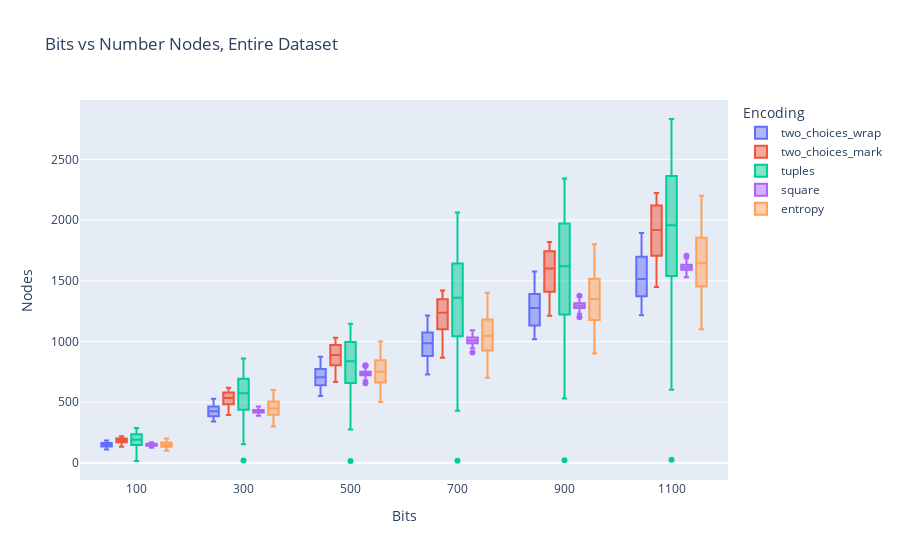
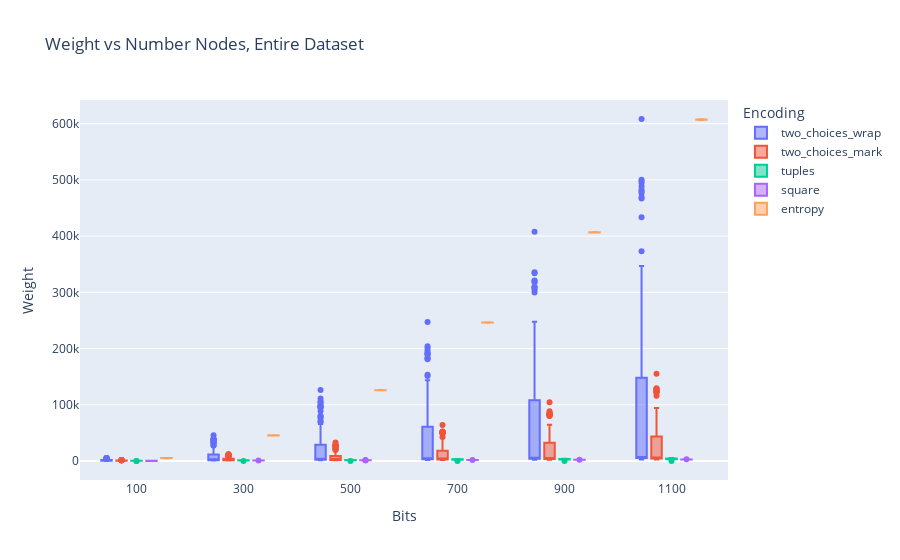
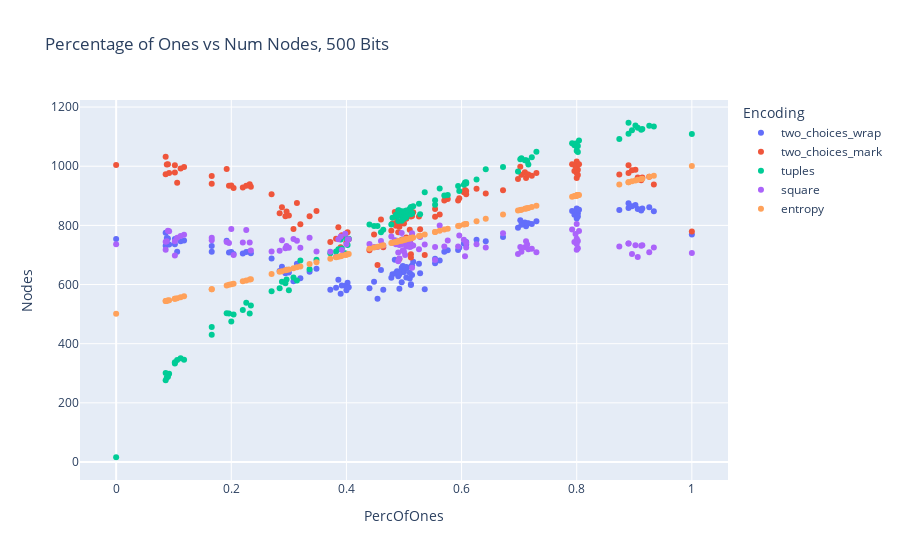
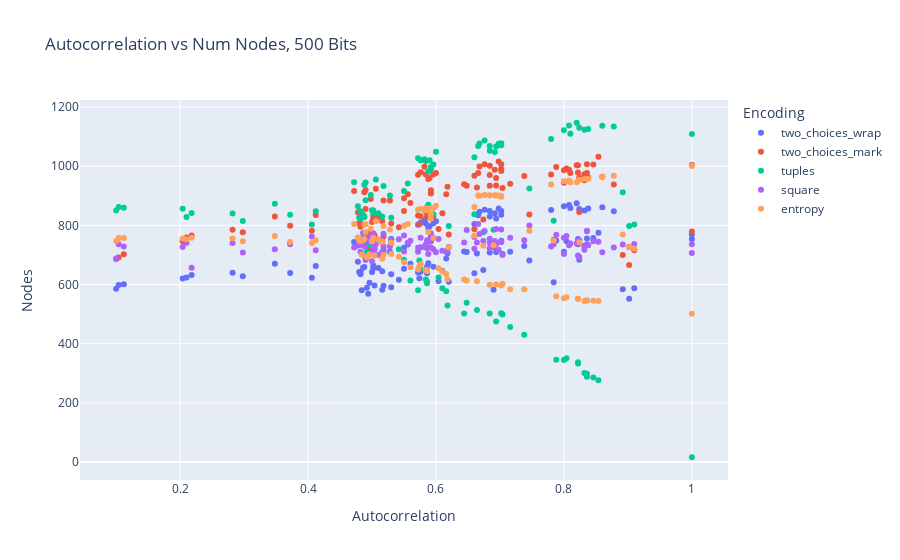

The code cell stored with these charts, in order, in its notebook:
### Markdown cell above
#### 4. Reports

### Code cell
fig = px.box(df, x="Bits", y="Nodes", color="Encoding", 
             title="Bits vs Number Nodes, Entire Dataset")
fig.show()

fig = px.box(df, x="Bits", y="Weight", color="Encoding", 
             title="Weight vs Number Nodes, Entire Dataset")
fig.show()

df_500 = df[df['Bits'] == 500] 
fig = px.scatter(df_500, x="PercOfOnes", y="Nodes", color="Encoding", 
             title="Percentage of Ones vs Num Nodes, 500 Bits")
fig.show()

fig = px.scatter(df_500, x="Autocorrelation", y="Nodes", color="Encoding", 
             title="Autocorrelation vs Num Nodes, 500 Bits")
fig.show()

### Figure 1 — Plotly figure (JSON) as saved in the notebook; plotly's stock layout.template omitted (floating-point values rounded to 4 significant figures; data arrays with more than 128 entries replaced by an {"elided": "..."} marker saying what was removed)
{"data": [{"alignmentgroup": "True", "hovertemplate": "Encoding=two_choices_wrap<br>Bits=%{x}<br>Nodes=%{y}<extra></extra>", "legendgroup": "two_choices_wrap", "marker": {"color": "#636efa"}, "name": "two_choices_wrap", "notched": false, "offsetgroup": "two_choices_wrap", "orientation": "v", "showlegend": true, "type": "box", "x": {"elided": "714 int values"}, "x0": " ", "xaxis": "x", "y": {"elided": "714 int values"}, "y0": " ", "yaxis": "y"}, {"alignmentgroup": "True", "hovertemplate": "Encoding=two_choices_mark<br>Bits=%{x}<br>Nodes=%{y}<extra></extra>", "legendgroup": "two_choices_mark", "marker": {"color": "#EF553B"}, "name": "two_choices_mark", "notched": false, "offsetgroup": "two_choices_mark", "orientation": "v", "showlegend": true, "type": "box", "x": {"elided": "714 int values"}, "x0": " ", "xaxis": "x", "y": {"elided": "714 int values"}, "y0": " ", "yaxis": "y"}, {"alignmentgroup": "True", "hovertemplate": "Encoding=tuples<br>Bits=%{x}<br>Nodes=%{y}<extra></extra>", "legendgroup": "tuples", "marker": {"color": "#00cc96"}, "name": "tuples", "notched": false, "offsetgroup": "tuples", "orientation": "v", "showlegend": true, "type": "box", "x": {"elided": "714 int values"}, "x0": " ", "xaxis": "x", "y": {"elided": "714 int values"}, "y0": " ", "yaxis": "y"}, {"alignmentgroup": "True", "hovertemplate": "Encoding=square<br>Bits=%{x}<br>Nodes=%{y}<extra></extra>", "legendgroup": "square", "marker": {"color": "#ab63fa"}, "name": "square", "notched": false, "offsetgroup": "square", "orientation": "v", "showlegend": true, "type": "box", "x": {"elided": "714 int values"}, "x0": " ", "xaxis": "x", "y": {"elided": "714 int values"}, "y0": " ", "yaxis": "y"}, {"alignmentgroup": "True", "hovertemplate": "Encoding=entropy<br>Bits=%{x}<br>Nodes=%{y}<extra></extra>", "legendgroup": "entropy", "marker": {"color": "#FFA15A"}, "name": "entropy", "notched": false, "offsetgroup": "entropy", "orientation": "v", "showlegend": true, "type": "box", "x": {"elided": "714 int values"}, "x0": " ", "xaxis": "x", "y": {"elided": "714 int values"}, "y0": " ", "yaxis": "y"}], "layout": {"boxmode": "group", "legend": {"title": {"text": "Encoding"}, "tracegroupgap": 0}, "title": {"text": "Bits vs Number Nodes, Entire Dataset"}, "xaxis": {"anchor": "y", "domain": [0, 1], "title": {"text": "Bits"}}, "yaxis": {"anchor": "x", "domain": [0, 1], "title": {"text": "Nodes"}}}}

### Figure 2 — Plotly figure (JSON) as saved in the notebook; plotly's stock layout.template omitted (floating-point values rounded to 4 significant figures; data arrays with more than 128 entries replaced by an {"elided": "..."} marker saying what was removed)
{"data": [{"alignmentgroup": "True", "hovertemplate": "Encoding=two_choices_wrap<br>Bits=%{x}<br>Weight=%{y}<extra></extra>", "legendgroup": "two_choices_wrap", "marker": {"color": "#636efa"}, "name": "two_choices_wrap", "notched": false, "offsetgroup": "two_choices_wrap", "orientation": "v", "showlegend": true, "type": "box", "x": {"elided": "714 int values"}, "x0": " ", "xaxis": "x", "y": {"elided": "714 int values"}, "y0": " ", "yaxis": "y"}, {"alignmentgroup": "True", "hovertemplate": "Encoding=two_choices_mark<br>Bits=%{x}<br>Weight=%{y}<extra></extra>", "legendgroup": "two_choices_mark", "marker": {"color": "#EF553B"}, "name": "two_choices_mark", "notched": false, "offsetgroup": "two_choices_mark", "orientation": "v", "showlegend": true, "type": "box", "x": {"elided": "714 int values"}, "x0": " ", "xaxis": "x", "y": {"elided": "714 int values"}, "y0": " ", "yaxis": "y"}, {"alignmentgroup": "True", "hovertemplate": "Encoding=tuples<br>Bits=%{x}<br>Weight=%{y}<extra></extra>", "legendgroup": "tuples", "marker": {"color": "#00cc96"}, "name": "tuples", "notched": false, "offsetgroup": "tuples", "orientation": "v", "showlegend": true, "type": "box", "x": {"elided": "714 int values"}, "x0": " ", "xaxis": "x", "y": {"elided": "714 int values"}, "y0": " ", "yaxis": "y"}, {"alignmentgroup": "True", "hovertemplate": "Encoding=square<br>Bits=%{x}<br>Weight=%{y}<extra></extra>", "legendgroup": "square", "marker": {"color": "#ab63fa"}, "name": "square", "notched": false, "offsetgroup": "square", "orientation": "v", "showlegend": true, "type": "box", "x": {"elided": "714 int values"}, "x0": " ", "xaxis": "x", "y": {"elided": "714 int values"}, "y0": " ", "yaxis": "y"}, {"alignmentgroup": "True", "hovertemplate": "Encoding=entropy<br>Bits=%{x}<br>Weight=%{y}<extra></extra>", "legendgroup": "entropy", "marker": {"color": "#FFA15A"}, "name": "entropy", "notched": false, "offsetgroup": "entropy", "orientation": "v", "showlegend": true, "type": "box", "x": {"elided": "714 int values"}, "x0": " ", "xaxis": "x", "y": {"elided": "714 int values"}, "y0": " ", "yaxis": "y"}], "layout": {"boxmode": "group", "legend": {"title": {"text": "Encoding"}, "tracegroupgap": 0}, "title": {"text": "Weight vs Number Nodes, Entire Dataset"}, "xaxis": {"anchor": "y", "domain": [0, 1], "title": {"text": "Bits"}}, "yaxis": {"anchor": "x", "domain": [0, 1], "title": {"text": "Weight"}}}}

### Figure 3 — Plotly figure (JSON) as saved in the notebook; plotly's stock layout.template omitted (floating-point values rounded to 4 significant figures)
{"data": [{"hovertemplate": "Encoding=two_choices_wrap<br>PercOfOnes=%{x}<br>Nodes=%{y}<extra></extra>", "legendgroup": "two_choices_wrap", "marker": {"color": "#636efa", "symbol": "circle"}, "mode": "markers", "name": "two_choices_wrap", "orientation": "v", "showlegend": true, "type": "scatter", "x": [0.09, 0.088, 0.086, 0.106, 0.118, 0.092, 0.112, 0.086, 0.102, 0.102, 0.166, 0.196, 0.166, 0.232, 0.234, 0.204, 0.2, 0.192, 0.22, 0.226, 0.3, 0.294, 0.27, 0.32, 0.336, 0.296, 0.288, 0.308, 0.284, 0.314, 0.348, 0.402, 0.4, 0.39, 0.398, 0.382, 0.392, 0.372, 0.404, 0.386, 0.516, 0.5, 0.48, 0.496, 0.504, 0.498, 0.488, 0.502, 0.504, 0.554, 0.594, 0.576, 0.596, 0.642, 0.606, 0.604, 0.57, 0.608, 0.608, 0.626, 0.716, 0.698, 0.712, 0.672, 0.71, 0.73, 0.704, 0.722, 0.714, 0.702, 0.8, 0.8, 0.802, 0.8, 0.796, 0.792, 0.798, 0.8, 0.804, 0.802, 0.934, 0.89, 0.89, 0.902, 0.926, 0.906, 0.896, 0.914, 0.874, 0.912, 0, 1, 0.512, 0.512, 0.492, 0.514, 0.504, 0.51, 0.51, 0.526, 0.49, 0.478, 0.498, 0.486, 0.492, 0.49, 0.514, 0.554, 0.448, 0.512, 0.46, 0.464, 0.528, 0.496, 0.562, 0.484, 0.44, 0.536, 0.454], "xaxis": "x", "y": [756, 757, 775, 711, 749, 735, 746, 731, 754, 736, 730, 708, 711, 712, 706, 703, 710, 748, 705, 710, 641, 638, 688, 621, 643, 650, 660, 611, 646, 670, 653, 606, 581, 569, 596, 589, 597, 582, 591, 616, 677, 642, 635, 657, 655, 642, 645, 656, 659, 687, 717, 716, 724, 746, 744, 739, 711, 744, 735, 751, 807, 792, 797, 761, 810, 814, 802, 805, 806, 817, 857, 849, 841, 823, 836, 849, 846, 834, 853, 830, 848, 875, 859, 869, 861, 855, 865, 857, 852, 850, 754, 769, 601, 598, 586, 632, 624, 620, 640, 670, 628, 623, 663, 639, 635, 642, 664, 672, 609, 660, 649, 582, 638, 608, 681, 684, 587, 584, 552], "yaxis": "y"}, {"hovertemplate": "Encoding=two_choices_mark<br>PercOfOnes=%{x}<br>Nodes=%{y}<extra></extra>", "legendgroup": "two_choices_mark", "marker": {"color": "#EF553B", "symbol": "circle"}, "mode": "markers", "name": "two_choices_mark", "orientation": "v", "showlegend": true, "type": "scatter", "x": [0.09, 0.088, 0.086, 0.106, 0.118, 0.092, 0.112, 0.086, 0.102, 0.102, 0.166, 0.196, 0.166, 0.232, 0.234, 0.204, 0.2, 0.192, 0.22, 0.226, 0.3, 0.294, 0.27, 0.32, 0.336, 0.296, 0.288, 0.308, 0.284, 0.314, 0.348, 0.402, 0.4, 0.39, 0.398, 0.382, 0.392, 0.372, 0.404, 0.386, 0.516, 0.5, 0.48, 0.496, 0.504, 0.498, 0.488, 0.502, 0.504, 0.554, 0.594, 0.576, 0.596, 0.642, 0.606, 0.604, 0.57, 0.608, 0.608, 0.626, 0.716, 0.698, 0.712, 0.672, 0.71, 0.73, 0.704, 0.722, 0.714, 0.702, 0.8, 0.8, 0.802, 0.8, 0.796, 0.792, 0.798, 0.8, 0.804, 0.802, 0.934, 0.89, 0.89, 0.902, 0.926, 0.906, 0.896, 0.914, 0.874, 0.912, 0, 1, 0.512, 0.512, 0.492, 0.514, 0.504, 0.51, 0.51, 0.526, 0.49, 0.478, 0.498, 0.486, 0.492, 0.49, 0.514, 0.554, 0.448, 0.512, 0.46, 0.464, 0.528, 0.496, 0.562, 0.484, 0.44, 0.536, 0.454], "xaxis": "x", "y": [1007, 1006, 1032, 944, 997, 977, 992, 973, 1003, 979, 967, 934, 941, 939, 931, 926, 935, 991, 928, 934, 833, 831, 905, 804, 831, 847, 861, 788, 841, 876, 849, 777, 743, 726, 762, 755, 767, 744, 753, 794, 844, 806, 806, 832, 822, 808, 814, 828, 830, 855, 884, 889, 892, 908, 920, 912, 884, 916, 905, 924, 972, 957, 960, 919, 980, 977, 971, 968, 972, 998, 1016, 1002, 988, 960, 984, 1007, 999, 977, 1007, 970, 938, 1003, 977, 988, 964, 962, 986, 962, 972, 953, 1004, 779, 702, 691, 686, 766, 759, 746, 785, 830, 777, 782, 835, 799, 795, 811, 832, 829, 769, 830, 820, 726, 787, 751, 837, 845, 716, 700, 666], "yaxis": "y"}, {"hovertemplate": "Encoding=tuples<br>PercOfOnes=%{x}<br>Nodes=%{y}<extra></extra>", "legendgroup": "tuples", "marker": {"color": "#00cc96", "symbol": "circle"}, "mode": "markers", "name": "tuples", "orientation": "v", "showlegend": true, "type": "scatter", "x": [0.09, 0.088, 0.086, 0.106, 0.118, 0.092, 0.112, 0.086, 0.102, 0.102, 0.166, 0.196, 0.166, 0.232, 0.234, 0.204, 0.2, 0.192, 0.22, 0.226, 0.3, 0.294, 0.27, 0.32, 0.336, 0.296, 0.288, 0.308, 0.284, 0.314, 0.348, 0.402, 0.4, 0.39, 0.398, 0.382, 0.392, 0.372, 0.404, 0.386, 0.516, 0.5, 0.48, 0.496, 0.504, 0.498, 0.488, 0.502, 0.504, 0.554, 0.594, 0.576, 0.596, 0.642, 0.606, 0.604, 0.57, 0.608, 0.608, 0.626, 0.716, 0.698, 0.712, 0.672, 0.71, 0.73, 0.704, 0.722, 0.714, 0.702, 0.8, 0.8, 0.802, 0.8, 0.796, 0.792, 0.798, 0.8, 0.804, 0.802, 0.934, 0.89, 0.89, 0.902, 0.926, 0.906, 0.896, 0.914, 0.874, 0.912, 0, 1, 0.512, 0.512, 0.492, 0.514, 0.504, 0.51, 0.51, 0.526, 0.49, 0.478, 0.498, 0.486, 0.492, 0.49, 0.514, 0.554, 0.448, 0.512, 0.46, 0.464, 0.528, 0.496, 0.562, 0.484, 0.44, 0.536, 0.454], "xaxis": "x", "y": [288, 286, 276, 345, 346, 298, 351, 301, 337, 333, 430, 502, 456, 502, 529, 499, 475, 503, 514, 538, 581, 604, 577, 681, 652, 617, 609, 624, 587, 614, 684, 734, 756, 752, 706, 712, 722, 706, 755, 719, 865, 822, 826, 836, 850, 827, 830, 841, 828, 885, 933, 903, 916, 990, 945, 937, 901, 946, 942, 955, 1006, 982, 1020, 997, 1020, 1049, 1027, 1030, 1018, 1024, 1076, 1052, 1048, 1067, 1071, 1078, 1077, 1068, 1087, 1068, 1134, 1147, 1110, 1138, 1137, 1130, 1122, 1126, 1092, 1123, 16, 1109, 860, 862, 850, 842, 828, 856, 840, 873, 815, 803, 848, 836, 848, 851, 840, 870, 798, 838, 777, 785, 838, 816, 925, 748, 803, 912, 798], "yaxis": "y"}, {"hovertemplate": "Encoding=square<br>PercOfOnes=%{x}<br>Nodes=%{y}<extra></extra>", "legendgroup": "square", "marker": {"color": "#ab63fa", "symbol": "circle"}, "mode": "markers", "name": "square", "orientation": "v", "showlegend": true, "type": "scatter", "x": [0.09, 0.088, 0.086, 0.106, 0.118, 0.092, 0.112, 0.086, 0.102, 0.102, 0.166, 0.196, 0.166, 0.232, 0.234, 0.204, 0.2, 0.192, 0.22, 0.226, 0.3, 0.294, 0.27, 0.32, 0.336, 0.296, 0.288, 0.308, 0.284, 0.314, 0.348, 0.402, 0.4, 0.39, 0.398, 0.382, 0.392, 0.372, 0.404, 0.386, 0.516, 0.5, 0.48, 0.496, 0.504, 0.498, 0.488, 0.502, 0.504, 0.554, 0.594, 0.576, 0.596, 0.642, 0.606, 0.604, 0.57, 0.608, 0.608, 0.626, 0.716, 0.698, 0.712, 0.672, 0.71, 0.73, 0.704, 0.722, 0.714, 0.702, 0.8, 0.8, 0.802, 0.8, 0.796, 0.792, 0.798, 0.8, 0.804, 0.802, 0.934, 0.89, 0.89, 0.902, 0.926, 0.906, 0.896, 0.914, 0.874, 0.912, 0, 1, 0.512, 0.512, 0.492, 0.514, 0.504, 0.51, 0.51, 0.526, 0.49, 0.478, 0.498, 0.486, 0.492, 0.49, 0.514, 0.554, 0.448, 0.512, 0.46, 0.464, 0.528, 0.496, 0.562, 0.484, 0.44, 0.536, 0.454], "xaxis": "x", "y": [782, 746, 745, 758, 768, 780, 764, 718, 746, 698, 750, 740, 758, 742, 715, 700, 788, 744, 742, 784, 724, 723, 712, 724, 758, 730, 750, 754, 714, 748, 712, 752, 736, 762, 772, 694, 717, 711, 753, 753, 732, 711, 740, 774, 736, 753, 748, 700, 729, 683, 729, 749, 766, 725, 696, 751, 729, 725, 741, 736, 719, 703, 746, 773, 726, 709, 711, 721, 735, 727, 718, 755, 747, 737, 744, 786, 771, 805, 781, 723, 725, 739, 739, 733, 709, 693, 703, 733, 729, 731, 736, 707, 729, 736, 688, 657, 741, 727, 740, 719, 708, 762, 716, 736, 734, 679, 773, 727, 727, 759, 747, 732, 761, 736, 800, 750, 737, 735, 727], "yaxis": "y"}, {"hovertemplate": "Encoding=entropy<br>PercOfOnes=%{x}<br>Nodes=%{y}<extra></extra>", "legendgroup": "entropy", "marker": {"color": "#FFA15A", "symbol": "circle"}, "mode": "markers", "name": "entropy", "orientation": "v", "showlegend": true, "type": "scatter", "x": [0.09, 0.088, 0.086, 0.106, 0.118, 0.092, 0.112, 0.086, 0.102, 0.102, 0.166, 0.196, 0.166, 0.232, 0.234, 0.204, 0.2, 0.192, 0.22, 0.226, 0.3, 0.294, 0.27, 0.32, 0.336, 0.296, 0.288, 0.308, 0.284, 0.314, 0.348, 0.402, 0.4, 0.39, 0.398, 0.382, 0.392, 0.372, 0.404, 0.386, 0.516, 0.5, 0.48, 0.496, 0.504, 0.498, 0.488, 0.502, 0.504, 0.554, 0.594, 0.576, 0.596, 0.642, 0.606, 0.604, 0.57, 0.608, 0.608, 0.626, 0.716, 0.698, 0.712, 0.672, 0.71, 0.73, 0.704, 0.722, 0.714, 0.702, 0.8, 0.8, 0.802, 0.8, 0.796, 0.792, 0.798, 0.8, 0.804, 0.802, 0.934, 0.89, 0.89, 0.902, 0.926, 0.906, 0.896, 0.914, 0.874, 0.912, 0, 1, 0.512, 0.512, 0.492, 0.514, 0.504, 0.51, 0.51, 0.526, 0.49, 0.478, 0.498, 0.486, 0.492, 0.49, 0.514, 0.554, 0.448, 0.512, 0.46, 0.464, 0.528, 0.496, 0.562, 0.484, 0.44, 0.536, 0.454], "xaxis": "x", "y": [546, 545, 544, 554, 560, 547, 557, 544, 552, 552, 584, 599, 584, 617, 618, 603, 601, 597, 611, 614, 651, 648, 636, 661, 669, 649, 645, 655, 643, 658, 675, 702, 701, 696, 700, 692, 697, 687, 703, 694, 759, 751, 741, 749, 753, 750, 745, 752, 753, 778, 798, 789, 799, 822, 804, 803, 786, 805, 805, 814, 859, 850, 857, 837, 856, 866, 853, 862, 858, 852, 901, 901, 902, 901, 899, 897, 900, 901, 903, 902, 968, 946, 946, 952, 964, 954, 949, 958, 938, 957, 501, 1001, 757, 757, 747, 758, 753, 756, 756, 764, 746, 740, 750, 744, 747, 746, 758, 778, 725, 757, 731, 733, 765, 749, 782, 743, 721, 769, 728], "yaxis": "y"}], "layout": {"legend": {"title": {"text": "Encoding"}, "tracegroupgap": 0}, "title": {"text": "Percentage of Ones vs Num Nodes, 500 Bits"}, "xaxis": {"anchor": "y", "domain": [0, 1], "title": {"text": "PercOfOnes"}}, "yaxis": {"anchor": "x", "domain": [0, 1], "title": {"text": "Nodes"}}}}

### Figure 4 — Plotly figure (JSON) as saved in the notebook; plotly's stock layout.template omitted (floating-point values rounded to 4 significant figures)
{"data": [{"hovertemplate": "Encoding=two_choices_wrap<br>Autocorrelation=%{x}<br>Nodes=%{y}<extra></extra>", "legendgroup": "two_choices_wrap", "marker": {"color": "#636efa", "symbol": "circle"}, "mode": "markers", "name": "two_choices_wrap", "orientation": "v", "showlegend": true, "type": "scatter", "x": [0.836, 0.846, 0.854, 0.8, 0.788, 0.836, 0.804, 0.832, 0.822, 0.822, 0.738, 0.684, 0.716, 0.644, 0.618, 0.704, 0.694, 0.702, 0.664, 0.648, 0.572, 0.586, 0.616, 0.574, 0.576, 0.584, 0.586, 0.604, 0.61, 0.56, 0.55, 0.496, 0.484, 0.494, 0.518, 0.492, 0.504, 0.516, 0.53, 0.542, 0.478, 0.482, 0.53, 0.486, 0.502, 0.48, 0.516, 0.51, 0.488, 0.49, 0.518, 0.498, 0.55, 0.592, 0.49, 0.488, 0.528, 0.472, 0.556, 0.506, 0.596, 0.588, 0.59, 0.592, 0.576, 0.6, 0.572, 0.66, 0.584, 0.582, 0.698, 0.684, 0.692, 0.694, 0.702, 0.702, 0.668, 0.666, 0.676, 0.684, 0.878, 0.82, 0.81, 0.808, 0.86, 0.824, 0.8, 0.838, 0.78, 0.832, 1, 1, 0.112, 0.104, 0.1, 0.218, 0.21, 0.204, 0.282, 0.348, 0.298, 0.406, 0.412, 0.372, 0.482, 0.5, 0.502, 0.588, 0.62, 0.596, 0.674, 0.69, 0.66, 0.784, 0.746, 0.824, 0.91, 0.892, 0.902], "xaxis": "x", "y": [756, 757, 775, 711, 749, 735, 746, 731, 754, 736, 730, 708, 711, 712, 706, 703, 710, 748, 705, 710, 641, 638, 688, 621, 643, 650, 660, 611, 646, 670, 653, 606, 581, 569, 596, 589, 597, 582, 591, 616, 677, 642, 635, 657, 655, 642, 645, 656, 659, 687, 717, 716, 724, 746, 744, 739, 711, 744, 735, 751, 807, 792, 797, 761, 810, 814, 802, 805, 806, 817, 857, 849, 841, 823, 836, 849, 846, 834, 853, 830, 848, 875, 859, 869, 861, 855, 865, 857, 852, 850, 754, 769, 601, 598, 586, 632, 624, 620, 640, 670, 628, 623, 663, 639, 635, 642, 664, 672, 609, 660, 649, 582, 638, 608, 681, 684, 587, 584, 552], "yaxis": "y"}, {"hovertemplate": "Encoding=two_choices_mark<br>Autocorrelation=%{x}<br>Nodes=%{y}<extra></extra>", "legendgroup": "two_choices_mark", "marker": {"color": "#EF553B", "symbol": "circle"}, "mode": "markers", "name": "two_choices_mark", "orientation": "v", "showlegend": true, "type": "scatter", "x": [0.836, 0.846, 0.854, 0.8, 0.788, 0.836, 0.804, 0.832, 0.822, 0.822, 0.738, 0.684, 0.716, 0.644, 0.618, 0.704, 0.694, 0.702, 0.664, 0.648, 0.572, 0.586, 0.616, 0.574, 0.576, 0.584, 0.586, 0.604, 0.61, 0.56, 0.55, 0.496, 0.484, 0.494, 0.518, 0.492, 0.504, 0.516, 0.53, 0.542, 0.478, 0.482, 0.53, 0.486, 0.502, 0.48, 0.516, 0.51, 0.488, 0.49, 0.518, 0.498, 0.55, 0.592, 0.49, 0.488, 0.528, 0.472, 0.556, 0.506, 0.596, 0.588, 0.59, 0.592, 0.576, 0.6, 0.572, 0.66, 0.584, 0.582, 0.698, 0.684, 0.692, 0.694, 0.702, 0.702, 0.668, 0.666, 0.676, 0.684, 0.878, 0.82, 0.81, 0.808, 0.86, 0.824, 0.8, 0.838, 0.78, 0.832, 1, 1, 0.112, 0.104, 0.1, 0.218, 0.21, 0.204, 0.282, 0.348, 0.298, 0.406, 0.412, 0.372, 0.482, 0.5, 0.502, 0.588, 0.62, 0.596, 0.674, 0.69, 0.66, 0.784, 0.746, 0.824, 0.91, 0.892, 0.902], "xaxis": "x", "y": [1007, 1006, 1032, 944, 997, 977, 992, 973, 1003, 979, 967, 934, 941, 939, 931, 926, 935, 991, 928, 934, 833, 831, 905, 804, 831, 847, 861, 788, 841, 876, 849, 777, 743, 726, 762, 755, 767, 744, 753, 794, 844, 806, 806, 832, 822, 808, 814, 828, 830, 855, 884, 889, 892, 908, 920, 912, 884, 916, 905, 924, 972, 957, 960, 919, 980, 977, 971, 968, 972, 998, 1016, 1002, 988, 960, 984, 1007, 999, 977, 1007, 970, 938, 1003, 977, 988, 964, 962, 986, 962, 972, 953, 1004, 779, 702, 691, 686, 766, 759, 746, 785, 830, 777, 782, 835, 799, 795, 811, 832, 829, 769, 830, 820, 726, 787, 751, 837, 845, 716, 700, 666], "yaxis": "y"}, {"hovertemplate": "Encoding=tuples<br>Autocorrelation=%{x}<br>Nodes=%{y}<extra></extra>", "legendgroup": "tuples", "marker": {"color": "#00cc96", "symbol": "circle"}, "mode": "markers", "name": "tuples", "orientation": "v", "showlegend": true, "type": "scatter", "x": [0.836, 0.846, 0.854, 0.8, 0.788, 0.836, 0.804, 0.832, 0.822, 0.822, 0.738, 0.684, 0.716, 0.644, 0.618, 0.704, 0.694, 0.702, 0.664, 0.648, 0.572, 0.586, 0.616, 0.574, 0.576, 0.584, 0.586, 0.604, 0.61, 0.56, 0.55, 0.496, 0.484, 0.494, 0.518, 0.492, 0.504, 0.516, 0.53, 0.542, 0.478, 0.482, 0.53, 0.486, 0.502, 0.48, 0.516, 0.51, 0.488, 0.49, 0.518, 0.498, 0.55, 0.592, 0.49, 0.488, 0.528, 0.472, 0.556, 0.506, 0.596, 0.588, 0.59, 0.592, 0.576, 0.6, 0.572, 0.66, 0.584, 0.582, 0.698, 0.684, 0.692, 0.694, 0.702, 0.702, 0.668, 0.666, 0.676, 0.684, 0.878, 0.82, 0.81, 0.808, 0.86, 0.824, 0.8, 0.838, 0.78, 0.832, 1, 1, 0.112, 0.104, 0.1, 0.218, 0.21, 0.204, 0.282, 0.348, 0.298, 0.406, 0.412, 0.372, 0.482, 0.5, 0.502, 0.588, 0.62, 0.596, 0.674, 0.69, 0.66, 0.784, 0.746, 0.824, 0.91, 0.892, 0.902], "xaxis": "x", "y": [288, 286, 276, 345, 346, 298, 351, 301, 337, 333, 430, 502, 456, 502, 529, 499, 475, 503, 514, 538, 581, 604, 577, 681, 652, 617, 609, 624, 587, 614, 684, 734, 756, 752, 706, 712, 722, 706, 755, 719, 865, 822, 826, 836, 850, 827, 830, 841, 828, 885, 933, 903, 916, 990, 945, 937, 901, 946, 942, 955, 1006, 982, 1020, 997, 1020, 1049, 1027, 1030, 1018, 1024, 1076, 1052, 1048, 1067, 1071, 1078, 1077, 1068, 1087, 1068, 1134, 1147, 1110, 1138, 1137, 1130, 1122, 1126, 1092, 1123, 16, 1109, 860, 862, 850, 842, 828, 856, 840, 873, 815, 803, 848, 836, 848, 851, 840, 870, 798, 838, 777, 785, 838, 816, 925, 748, 803, 912, 798], "yaxis": "y"}, {"hovertemplate": "Encoding=square<br>Autocorrelation=%{x}<br>Nodes=%{y}<extra></extra>", "legendgroup": "square", "marker": {"color": "#ab63fa", "symbol": "circle"}, "mode": "markers", "name": "square", "orientation": "v", "showlegend": true, "type": "scatter", "x": [0.836, 0.846, 0.854, 0.8, 0.788, 0.836, 0.804, 0.832, 0.822, 0.822, 0.738, 0.684, 0.716, 0.644, 0.618, 0.704, 0.694, 0.702, 0.664, 0.648, 0.572, 0.586, 0.616, 0.574, 0.576, 0.584, 0.586, 0.604, 0.61, 0.56, 0.55, 0.496, 0.484, 0.494, 0.518, 0.492, 0.504, 0.516, 0.53, 0.542, 0.478, 0.482, 0.53, 0.486, 0.502, 0.48, 0.516, 0.51, 0.488, 0.49, 0.518, 0.498, 0.55, 0.592, 0.49, 0.488, 0.528, 0.472, 0.556, 0.506, 0.596, 0.588, 0.59, 0.592, 0.576, 0.6, 0.572, 0.66, 0.584, 0.582, 0.698, 0.684, 0.692, 0.694, 0.702, 0.702, 0.668, 0.666, 0.676, 0.684, 0.878, 0.82, 0.81, 0.808, 0.86, 0.824, 0.8, 0.838, 0.78, 0.832, 1, 1, 0.112, 0.104, 0.1, 0.218, 0.21, 0.204, 0.282, 0.348, 0.298, 0.406, 0.412, 0.372, 0.482, 0.5, 0.502, 0.588, 0.62, 0.596, 0.674, 0.69, 0.66, 0.784, 0.746, 0.824, 0.91, 0.892, 0.902], "xaxis": "x", "y": [782, 746, 745, 758, 768, 780, 764, 718, 746, 698, 750, 740, 758, 742, 715, 700, 788, 744, 742, 784, 724, 723, 712, 724, 758, 730, 750, 754, 714, 748, 712, 752, 736, 762, 772, 694, 717, 711, 753, 753, 732, 711, 740, 774, 736, 753, 748, 700, 729, 683, 729, 749, 766, 725, 696, 751, 729, 725, 741, 736, 719, 703, 746, 773, 726, 709, 711, 721, 735, 727, 718, 755, 747, 737, 744, 786, 771, 805, 781, 723, 725, 739, 739, 733, 709, 693, 703, 733, 729, 731, 736, 707, 729, 736, 688, 657, 741, 727, 740, 719, 708, 762, 716, 736, 734, 679, 773, 727, 727, 759, 747, 732, 761, 736, 800, 750, 737, 735, 727], "yaxis": "y"}, {"hovertemplate": "Encoding=entropy<br>Autocorrelation=%{x}<br>Nodes=%{y}<extra></extra>", "legendgroup": "entropy", "marker": {"color": "#FFA15A", "symbol": "circle"}, "mode": "markers", "name": "entropy", "orientation": "v", "showlegend": true, "type": "scatter", "x": [0.836, 0.846, 0.854, 0.8, 0.788, 0.836, 0.804, 0.832, 0.822, 0.822, 0.738, 0.684, 0.716, 0.644, 0.618, 0.704, 0.694, 0.702, 0.664, 0.648, 0.572, 0.586, 0.616, 0.574, 0.576, 0.584, 0.586, 0.604, 0.61, 0.56, 0.55, 0.496, 0.484, 0.494, 0.518, 0.492, 0.504, 0.516, 0.53, 0.542, 0.478, 0.482, 0.53, 0.486, 0.502, 0.48, 0.516, 0.51, 0.488, 0.49, 0.518, 0.498, 0.55, 0.592, 0.49, 0.488, 0.528, 0.472, 0.556, 0.506, 0.596, 0.588, 0.59, 0.592, 0.576, 0.6, 0.572, 0.66, 0.584, 0.582, 0.698, 0.684, 0.692, 0.694, 0.702, 0.702, 0.668, 0.666, 0.676, 0.684, 0.878, 0.82, 0.81, 0.808, 0.86, 0.824, 0.8, 0.838, 0.78, 0.832, 1, 1, 0.112, 0.104, 0.1, 0.218, 0.21, 0.204, 0.282, 0.348, 0.298, 0.406, 0.412, 0.372, 0.482, 0.5, 0.502, 0.588, 0.62, 0.596, 0.674, 0.69, 0.66, 0.784, 0.746, 0.824, 0.91, 0.892, 0.902], "xaxis": "x", "y": [546, 545, 544, 554, 560, 547, 557, 544, 552, 552, 584, 599, 584, 617, 618, 603, 601, 597, 611, 614, 651, 648, 636, 661, 669, 649, 645, 655, 643, 658, 675, 702, 701, 696, 700, 692, 697, 687, 703, 694, 759, 751, 741, 749, 753, 750, 745, 752, 753, 778, 798, 789, 799, 822, 804, 803, 786, 805, 805, 814, 859, 850, 857, 837, 856, 866, 853, 862, 858, 852, 901, 901, 902, 901, 899, 897, 900, 901, 903, 902, 968, 946, 946, 952, 964, 954, 949, 958, 938, 957, 501, 1001, 757, 757, 747, 758, 753, 756, 756, 764, 746, 740, 750, 744, 747, 746, 758, 778, 725, 757, 731, 733, 765, 749, 782, 743, 721, 769, 728], "yaxis": "y"}], "layout": {"legend": {"title": {"text": "Encoding"}, "tracegroupgap": 0}, "title": {"text": "Autocorrelation vs Num Nodes, 500 Bits"}, "xaxis": {"anchor": "y", "domain": [0, 1], "title": {"text": "Autocorrelation"}}, "yaxis": {"anchor": "x", "domain": [0, 1], "title": {"text": "Nodes"}}}}
